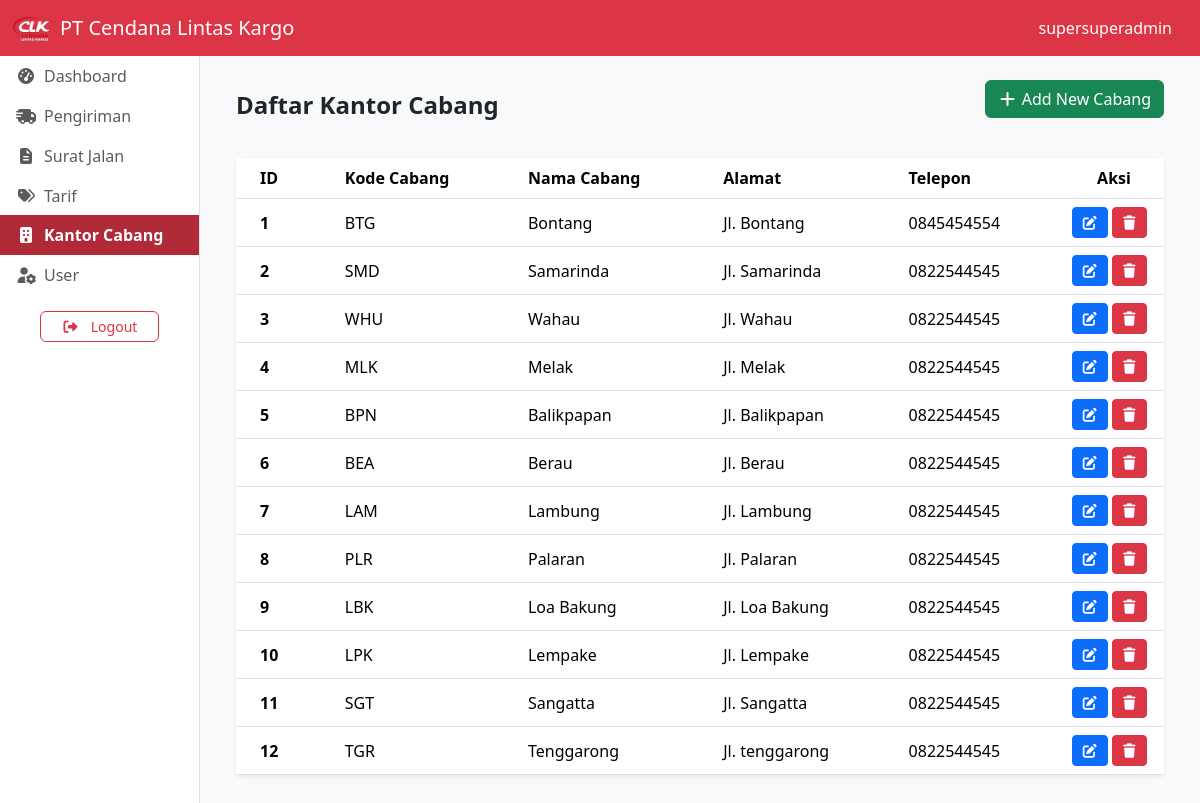
The page /dashboard/superSuperAdmin/kantor_cabang/index.php (signed in) on the database its author committed.
### tables this page shows
CREATE TABLE Kantor_cabang (
    id INT AUTO_INCREMENT PRIMARY KEY,
    kode_cabang VARCHAR(10) NOT NULL UNIQUE,
    nama_cabang VARCHAR(100) NOT NULL,
    alamat_cabang TEXT NOT NULL,
    telp_cabang VARCHAR(20) NOT NULL
);

### dashboard/superSuperAdmin/kantor_cabang/index.php (the view, shortened to what this page needs)
<?php
    include '../../../config/database.php';
    $sql = "SELECT * FROM kantor_cabang ORDER BY id ASC";
    $result = $conn->query($sql);
    if ($result->num_rows > 0) {
        $cabangs = $result->fetch_all(MYSQLI_ASSOC);
    } else {
        $cabangs = [];
    }
?>
<?php
    $page = "kantor_cabang";
    include '../../../templates/header.php';
    include '../../../components/navDashboard.php';
?>
<div class="container-fluid">
  <div class="row">
    <?php include '../../../components/sidebar.php'; ?>
    <div class="col-lg-10 bg-light">
        <div class="container-fluid p-4">
            <div class="d-flex flex-wrap justify-content-between align-items-center mb-4">
                <div>
                    <h1 class="h4 mb-1 fw-bold">Daftar Kantor Cabang</h1>
                </div>
                <div class="d-flex gap-2 mt-2 mt-md-0">
                    <a href="create" class="btn btn-success mb-3">
                        <i class="fa-solid fa-plus"></i>
                        Add New Cabang
                    </a>
                </div>
            </div>
            <div class="card border-0 shadow-sm">
                <div class="card-body p-0">
                    <div class="table-responsive">
                        <table class="table table-hover align-middle mb-0">
                            <thead>
                                <tr>
                                    <th class="px-4">ID</th>
                                    <th>Kode Cabang</th>
                                    <th>Nama Cabang</th>
                                    <th>Alamat</th>
                                    <th>Telepon</th>
                                     <th class="text-center" style="width: 100px;">Aksi</th>
                                </tr>
                            </thead>
                            <tbody>
                                <?php foreach ($cabangs as $cabang): ?>
                                <tr>
                                    <td class="px-4 fw-semibold"><?= htmlspecialchars($cabang['id']); ?></td>
                                    <td><?= htmlspecialchars($cabang['kode_cabang']); ?></td>
                                    <td><?= htmlspecialchars($cabang['nama_cabang']); ?></td>
                                    <td><?= htmlspecialchars($cabang['alamat_cabang']); ?></td>
                                    <td><?= htmlspecialchars($cabang['telp_cabang']); ?></td>
                                    <td>
                                        <a href="update?id=<?= $cabang['id']; ?>" class="btn btn-sm btn-primary ">
                                            <i class="fa-solid fa-pen-to-square"></i>
                                        </a>
                                        <button type="button" data-bs-toggle="modal" data-bs-target="#delete<?= $cabang['id']; ?>" class="btn btn-sm btn-danger">
                                            <i class="fa-solid fa-trash"></i>
                                        </button>
                                    </td>
                                </tr>
                                <?php endforeach; ?>
                            </tbody>
                        </table>
                    </div>
                </div>
            </div>
        </div>
    </div>
  </div>
</div>
<?php
    include '../../../templates/footer.php';
?>

### templates/header.php (shortened to what this page needs)
<!DOCTYPE html>
<html lang="en">
<head>
    <link rel="stylesheet" href="<?= BASE_URL; ?>Bootstrap/css/bootstrap.min.css">
    <link rel="stylesheet" href="<?= BASE_URL; ?>Bootstrap/css/all.min.css">
</head>
<body>

### components/navDashboard.php (shortened to what this page needs)
<nav class="navbar navbar-dark bg-danger">
  <div class="container-fluid">
        <div class="d-flex align-items-center">
            <a href="<?= BASE_URL; ?>">
                <img src="<?= BASE_URL; ?>assets/clk.png" alt="cendana logo" width="40" height="40" class="me-2">
            </a>
            <a class="navbar-brand m-0" href="<?= BASE_URL; ?>">PT Cendana Lintas Kargo</a>
        </div>
    <div class="d-lg-flex">
        <span class="navbar-text text-white me-3 d-none d-lg-block">
            <?= $_SESSION['username'];?>
        </span>
    </div>
  </div>
</nav>

### components/sidebar.php (shortened to what this page needs)
<?php if(isset($page) && $_SESSION['role']): ?>
<div class="col-lg-2 d-none d-lg-block bg-white border-end min-vh-100 p-0">
    <div class="list-group list-group-flush custom-sidebar">
        <?php if($_SESSION['role'] == 'superSuperAdmin'): ?>
            <a href="<?= BASE_URL; ?>dashboard/superSuperAdmin/"
                class="list-group-item list-group-item-action d-flex align-items-center rounded-0 px-3 py-2 <?= $page == 'dashboard' ? 'active bg-danger text-white border-0' : ''; ?>">
                <i class="fa-solid fa-gauge-high me-2"></i> Dashboard
            </a>
            <a href="<?= BASE_URL; ?>dashboard/superSuperAdmin/pengiriman/"
                class="list-group-item list-group-item-action d-flex align-items-center rounded-0 px-3 py-2 <?= $page == 'pengiriman' ? 'active bg-danger text-white border-0' : ''; ?>">
                <i class="fa-solid fa-truck-fast me-2"></i> Pengiriman
            </a>
            <a href="<?= BASE_URL; ?>dashboard/superSuperAdmin/surat_jalan/"
                class="list-group-item list-group-item-action d-flex align-items-center rounded-0 px-3 py-2 <?= $page == 'surat_jalan' ? 'active bg-danger text-white border-0' : ''; ?>">
                <i class="fa-solid fa-file-lines me-2"></i> Surat Jalan
            </a>
            <a href="<?= BASE_URL; ?>dashboard/superSuperAdmin/tarif/"
                class="list-group-item list-group-item-action d-flex align-items-center rounded-0 px-3 py-2 <?= $page == 'tarif' ? 'active bg-danger text-white border-0' : ''; ?>">
                <i class="fa-solid fa-tags me-2"></i> Tarif
            </a>
            <a href="<?= BASE_URL; ?>dashboard/superSuperAdmin/kantor_cabang/"
                class="list-group-item list-group-item-action d-flex align-items-center rounded-0 px-3 py-2 <?= $page == 'kantor_cabang' ? 'active bg-danger text-white border-0' : ''; ?>">
                <i class="fa-solid fa-building me-2"></i> Kantor Cabang
            </a>
            <a href="<?= BASE_URL; ?>dashboard/superSuperAdmin/user/"
                class="list-group-item list-group-item-action d-flex align-items-center rounded-0 px-3 py-2 <?= $page == 'user' ? 'active bg-danger text-white border-0' : ''; ?>">
                <i class="fa-solid fa-user-gear me-2"></i> User
            </a>
        <?php endif; ?>
    </div>
    <div class="text-center mt-3 mb-3">
        <a href="<?= BASE_URL; ?>auth/logout.php" class="btn btn-outline-danger btn-sm w-60 rounded-2 px-3">
            <i class="fa-solid fa-right-from-bracket me-2"></i> Logout
        </a>
    </div>
</div>
<?php endif; ?>

### templates/footer.php (shortened to what this page needs)
</body>
</html>

### components/sidebar_offcanvas.php (style rules this page uses)
.custom-sidebar .list-group-item { border: none; transition: all 0.2s ease; font-weight: 500; }
.custom-sidebar .list-group-item:active, .custom-sidebar .list-group-item.active { background-color: #b02a37 !important; color: #fff !important; font-weight: 600; }
.custom-sidebar .list-group-item:hover i, .custom-sidebar .list-group-item.active i { color: #fff !important; }

### components/sidebar.php (style rules this page uses)
.custom-sidebar .list-group-item { border: none; transition: all 0.2s ease; font-weight: 500; }
.custom-sidebar .list-group-item:active, .custom-sidebar .list-group-item.active { background-color: #b02a37 !important; color: #fff !important; font-weight: 600; }
.custom-sidebar .list-group-item:hover i, .custom-sidebar .list-group-item.active i { color: #fff !important; }
.text-center .btn { width: 60%; font-weight: 500; border-width: 1.5px; transition: all 0.2s ease; }

### rows shown on the page
kantor_cabang: id "1", kode_cabang "BTG", nama_cabang "Bontang", alamat_cabang "Jl. Bontang", telp_cabang "0845454554"
kantor_cabang: id "2", kode_cabang "SMD", nama_cabang "Samarinda", alamat_cabang "Jl. Samarinda", telp_cabang "0822544545"
kantor_cabang: id "3", kode_cabang "WHU", nama_cabang "Wahau", alamat_cabang "Jl. Wahau", telp_cabang "0822544545"
kantor_cabang: id "4", kode_cabang "MLK", nama_cabang "Melak", alamat_cabang "Jl. Melak", telp_cabang "0822544545"
kantor_cabang: id "5", kode_cabang "BPN", nama_cabang "Balikpapan", alamat_cabang "Jl. Balikpapan", telp_cabang "0822544545"
kantor_cabang: id "6", kode_cabang "BEA", nama_cabang "Berau", alamat_cabang "Jl. Berau", telp_cabang "0822544545"
kantor_cabang: id "7", kode_cabang "LAM", nama_cabang "Lambung", alamat_cabang "Jl. Lambung", telp_cabang "0822544545"
kantor_cabang: id "8", kode_cabang "PLR", nama_cabang "Palaran", alamat_cabang "Jl. Palaran", telp_cabang "0822544545"
kantor_cabang: id "9", kode_cabang "LBK", nama_cabang "Loa Bakung", alamat_cabang "Jl. Loa Bakung", telp_cabang "0822544545"
kantor_cabang: id "10", kode_cabang "LPK", nama_cabang "Lempake", alamat_cabang "Jl. Lempake", telp_cabang "0822544545"
kantor_cabang: id "11", kode_cabang "SGT", nama_cabang "Sangatta", alamat_cabang "Jl. Sangatta", telp_cabang "0822544545"
kantor_cabang: id "12", kode_cabang "TGR", nama_cabang "Tenggarong", alamat_cabang "Jl. tenggarong", telp_cabang "0822544545"

### other values the page prints
$_SESSION['username'] "supersuperadmin"
